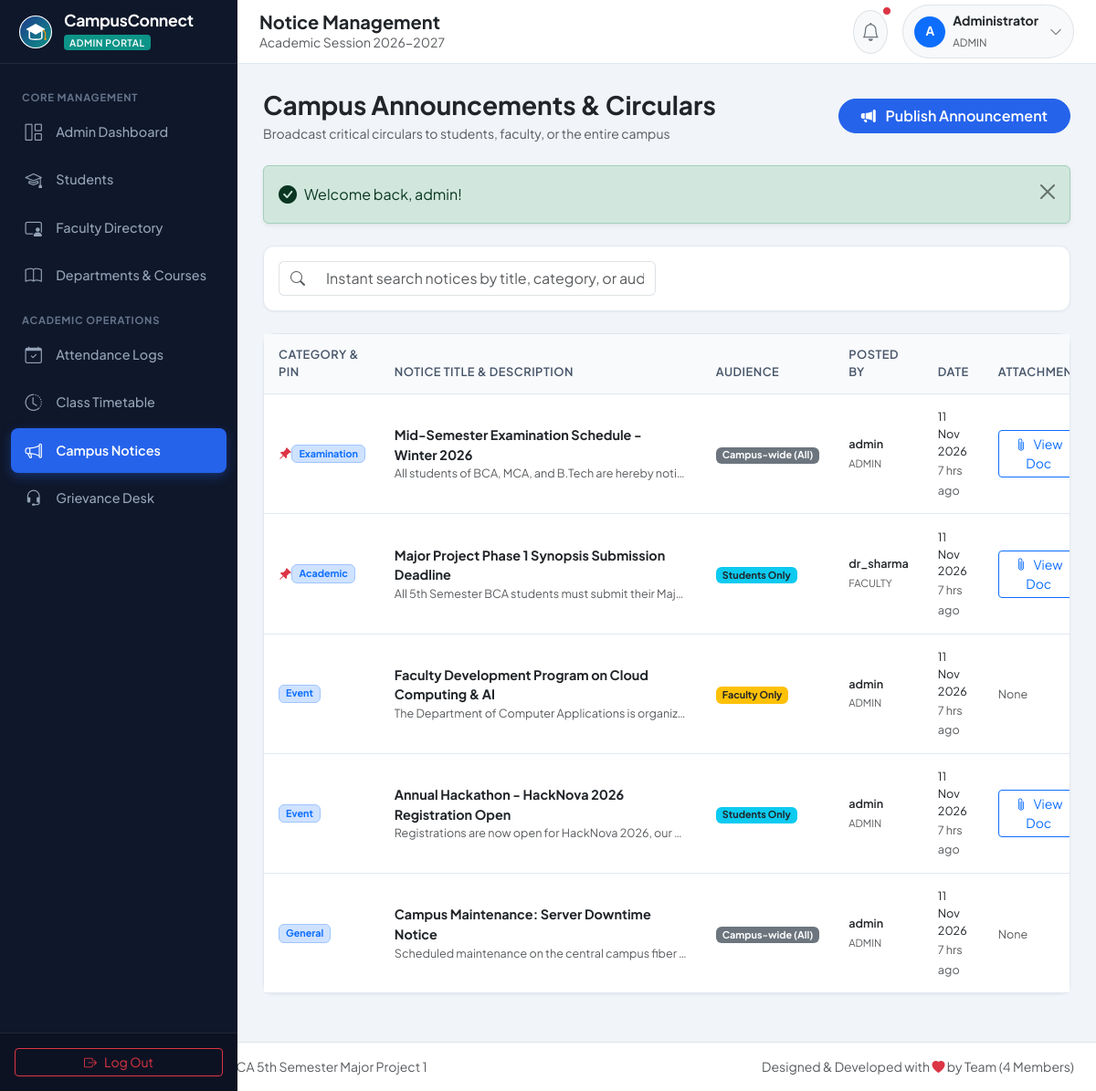
The page /admin/notices.php (signed in) on the database its author committed.
### tables this page shows
CREATE TABLE `notices` (
  `id` INT AUTO_INCREMENT PRIMARY KEY,
  `title` VARCHAR(200) NOT NULL,
  `content` TEXT NOT NULL,
  `target_audience` ENUM('all', 'students', 'faculty') NOT NULL DEFAULT 'all',
  `category` ENUM('Academic', 'Examination', 'Event', 'Urgent', 'General') NOT NULL DEFAULT 'General',
  `posted_by_user_id` INT NOT NULL,
  `attachment_path` VARCHAR(255) NULL,
  `is_pinned` TINYINT(1) NOT NULL DEFAULT 0,
  `created_at` TIMESTAMP NOT NULL DEFAULT CURRENT_TIMESTAMP,
  CONSTRAINT `fk_notices_user` FOREIGN KEY (`posted_by_user_id`) REFERENCES `users` (`id`) ON DELETE CASCADE,
  INDEX `idx_notice_audience` (`target_audience`),
  INDEX `idx_notice_pinned` (`is_pinned`)
);

CREATE TABLE `users` (
  `id` INT AUTO_INCREMENT PRIMARY KEY,
  `username` VARCHAR(60) NOT NULL UNIQUE,
  `email` VARCHAR(100) NOT NULL UNIQUE,
  `password` VARCHAR(255) NOT NULL,
  `role` ENUM('admin', 'faculty', 'student') NOT NULL,
  `status` ENUM('active', 'inactive') NOT NULL DEFAULT 'active',
  `last_login` DATETIME NULL,
  `created_at` TIMESTAMP NOT NULL DEFAULT CURRENT_TIMESTAMP,
  `updated_at` TIMESTAMP NOT NULL DEFAULT CURRENT_TIMESTAMP ON UPDATE CURRENT_TIMESTAMP,
  INDEX `idx_users_role` (`role`),
  INDEX `idx_users_status` (`status`)
);

### admin/notices.php (the view, shortened to what this page needs)
<?php
require_once __DIR__ . '/../includes/auth.php';
require_once __DIR__ . '/../includes/functions.php';
$noticesStmt = $pdo->query("
    SELECT n.*, u.username as posted_by, u.role as author_role
    FROM notices n
    JOIN users u ON n.posted_by_user_id = u.id
    ORDER BY n.is_pinned DESC, n.created_at DESC
");
$notices = $noticesStmt->fetchAll();
require_once __DIR__ . '/../includes/header.php';
require_once __DIR__ . '/../includes/sidebar.php';
?>
<div class="main-wrapper">
    <div class="page-content">
        <div class="d-flex flex-column flex-md-row justify-content-between align-items-md-center gap-3 mb-4">
            <div>
                <h3 class="fw-bold text-dark mb-1">Campus Announcements &amp; Circulars</h3>
                <p class="text-muted small mb-0">Broadcast critical circulars to students, faculty, or the entire campus</p>
            </div>
            <button class="btn btn-primary rounded-pill px-4" data-bs-toggle="modal" data-bs-target="#addNoticeModal">
                <i class="bi bi-megaphone-fill me-2"></i> Publish Announcement
            </button>
        </div>
        <div class="app-card p-3 mb-4">
            <div class="row align-items-center">
                <div class="col-md-6">
                    <div class="input-group">
                        <span class="input-group-text bg-white border-end-0 text-muted"><i class="bi bi-search"></i></span>
                        <input type="text" class="form-control border-start-0" data-table-search="noticesTable"
                               placeholder="Instant search notices by title, category, or audience...">
                    </div>
                </div>
            </div>
        </div>
        <div class="app-card">
            <div class="table-responsive">
                <table class="table table-custom align-middle" id="noticesTable">
                    <thead>
                        <tr>
                            <th>Category &amp; Pin</th>
                            <th>Notice Title &amp; Description</th>
                            <th>Audience</th>
                            <th>Posted By</th>
                            <th>Date</th>
                            <th>Attachment</th>
                        </tr>
                    </thead>
                    <tbody>
                        <?php if (empty($notices)): ?>
                            <tr class="no-records-row">
                                <td colspan="7" class="text-center py-5 text-muted">
                                    <i class="bi bi-bell-slash display-5 d-block mb-2 opacity-50"></i>
                                    No announcements posted yet.
                                </td>
                            </tr>
                        <?php else: ?>
                            <?php foreach ($notices as $n): ?>
                                <tr>
                                    <td>
                                        <div class="d-flex align-items-center gap-1.5">
                                            <?php if ($n['is_pinned']): ?>
                                                <i class="bi bi-pin-angle-fill text-danger" title="Pinned Announcement"></i>
                                            <?php endif; ?>
                                            <span class="badge bg-primary-subtle text-primary border border-primary-subtle">
                                                <?= e($n['category']) ?>
                                            </span>
                                        </div>
                                    </td>
                                    <td>
                                        <div class="fw-bold text-dark"><?= e($n['title']) ?></div>
                                        <small class="text-muted d-block text-truncate" style="max-width: 320px;">
                                            <?= e($n['content']) ?>
                                        </small>
                                    </td>
                                    <td>
                                        <?php if ($n['target_audience'] === 'all'): ?>
                                            <span class="badge bg-secondary">Campus-wide (All)</span>
                                        <?php elseif ($n['target_audience'] === 'students'): ?>
                                            <span class="badge bg-info text-dark">Students Only</span>
                                        <?php else: ?>
                                            <span class="badge bg-warning text-dark">Faculty Only</span>
                                        <?php endif; ?>
                                    </td>
                                    <td>
                                        <div class="small fw-semibold text-dark"><?= e($n['posted_by']) ?></div>
                                        <small class="text-muted text-uppercase" style="font-size: 0.7rem;"><?= e($n['author_role']) ?></small>
                                    </td>
                                    <td>
                                        <div class="small text-dark"><?= format_date($n['created_at']) ?></div>
                                        <small class="text-muted"><?= time_ago($n['created_at']) ?></small>
                                    </td>
                                    <td>
                                        <?php if (!empty($n['attachment_path'])): ?>
                                            <a href="<?= BASE_URL ?>uploads/notices/<?= e($n['attachment_path']) ?>" target="_blank" class="btn btn-sm btn-outline-primary px-2.5 py-1">
                                                <i class="bi bi-paperclip me-1"></i> View Doc
                                            </a>
                                        <?php else: ?>
                                            <span class="text-muted small">None</span>
                                        <?php endif; ?>
                                    </td>
                                </tr>
                            <?php endforeach; ?>
                        <?php endif; ?>
                    </tbody>
                </table>
            </div>
        </div>
    </div>
<?php require_once __DIR__ . '/../includes/footer.php'; ?>

### assets/css/style.css (style rules this page uses)
:root { --primary-color: #1e3a8a; --primary-hover: #1e40af; --secondary-color: #2563eb; --accent-color: #0d9488; --accent-hover: #0f766e; --bg-main: #f1f5f9; --card-bg: #ffffff; --sidebar-bg: #0f172a; --sidebar-hover: #1e293b; --sidebar-active: #2563eb; --text-dark: #0f172a; --text-muted: #64748b; --border-color: #e2e8f0; --font-family: 'Plus Jakarta Sans', system-ui, -apple-system, sans-serif; --topbar-height: 70px; --sidebar-width: 260px; }
body { font-family: var(--font-family); background-color: var(--bg-main); color: var(--text-dark); min-height: 100vh; margin: 0; padding: 0; overflow-x: hidden; }
.main-wrapper { margin-left: var(--sidebar-width); padding-top: var(--topbar-height); min-height: 100vh; display: flex; flex-direction: column; transition: margin-left 0.3s ease; }
.page-content { padding: 1.75rem; flex-grow: 1; }
.app-card { background: var(--card-bg); border-radius: 12px; border: 1px solid var(--border-color); box-shadow: 0 1px 3px 0 rgba(0, 0, 0, 0.05); margin-bottom: 1.5rem; }
.table-custom { margin-bottom: 0; }
.table-custom thead th { background-color: #f8fafc; color: #475569; font-weight: 600; font-size: 0.8rem; text-transform: uppercase; letter-spacing: 0.5px; border-bottom: 1px solid var(--border-color); padding: 0.85rem 1rem; }
.table-custom tbody td { padding: 0.95rem 1rem; vertical-align: middle; color: #1e293b; font-size: 0.9rem; border-bottom: 1px solid var(--border-color); }
.btn-primary { background-color: var(--secondary-color); border-color: var(--secondary-color); font-weight: 600; }

### rows shown on the page
notices: is_pinned 1 (drawn), category "Examination", title "Mid-Semester Examination Schedule - Winter 2026", content "All students of BCA, MCA, and B.Tech are hereby noti…", target_audience "Campus-wide (All)", posted_by_user.username "admin", posted_by_user.role "ADMIN", created_at "11 Nov 2026", created_at "7 hrs ago"
notices: is_pinned 1 (drawn), category "Academic", title "Major Project Phase 1 Synopsis Submission Deadline", content "All 5th Semester BCA students must submit their Maj…", target_audience "Students Only", posted_by_user.username "dr_sharma", posted_by_user.role "FACULTY", created_at "11 Nov 2026", created_at "7 hrs ago"
notices: category "Event", title "Faculty Development Program on Cloud Computing & AI", content "The Department of Computer Applications is organiz…", target_audience "Faculty Only", posted_by_user.username "admin", posted_by_user.role "ADMIN", created_at "11 Nov 2026", created_at "7 hrs ago", shows "None"
notices: category "Event", title "Annual Hackathon - HackNova 2026 Registration Open", content "Registrations are now open for HackNova 2026, our…", target_audience "Students Only", posted_by_user.username "admin", posted_by_user.role "ADMIN", created_at "11 Nov 2026", created_at "7 hrs ago"
notices: category "General", title "Campus Maintenance: Server Downtime Notice", content "Scheduled maintenance on the central campus fiber…", target_audience "Campus-wide (All)", posted_by_user.username "admin", posted_by_user.role "ADMIN", created_at "11 Nov 2026", created_at "7 hrs ago", shows "None"

### other values the page prints
$pageTitle "Notice Management"
$currentUser['full_name'] "Administrator"
$currentRole "ADMIN"
$message "Welcome back, admin!"
